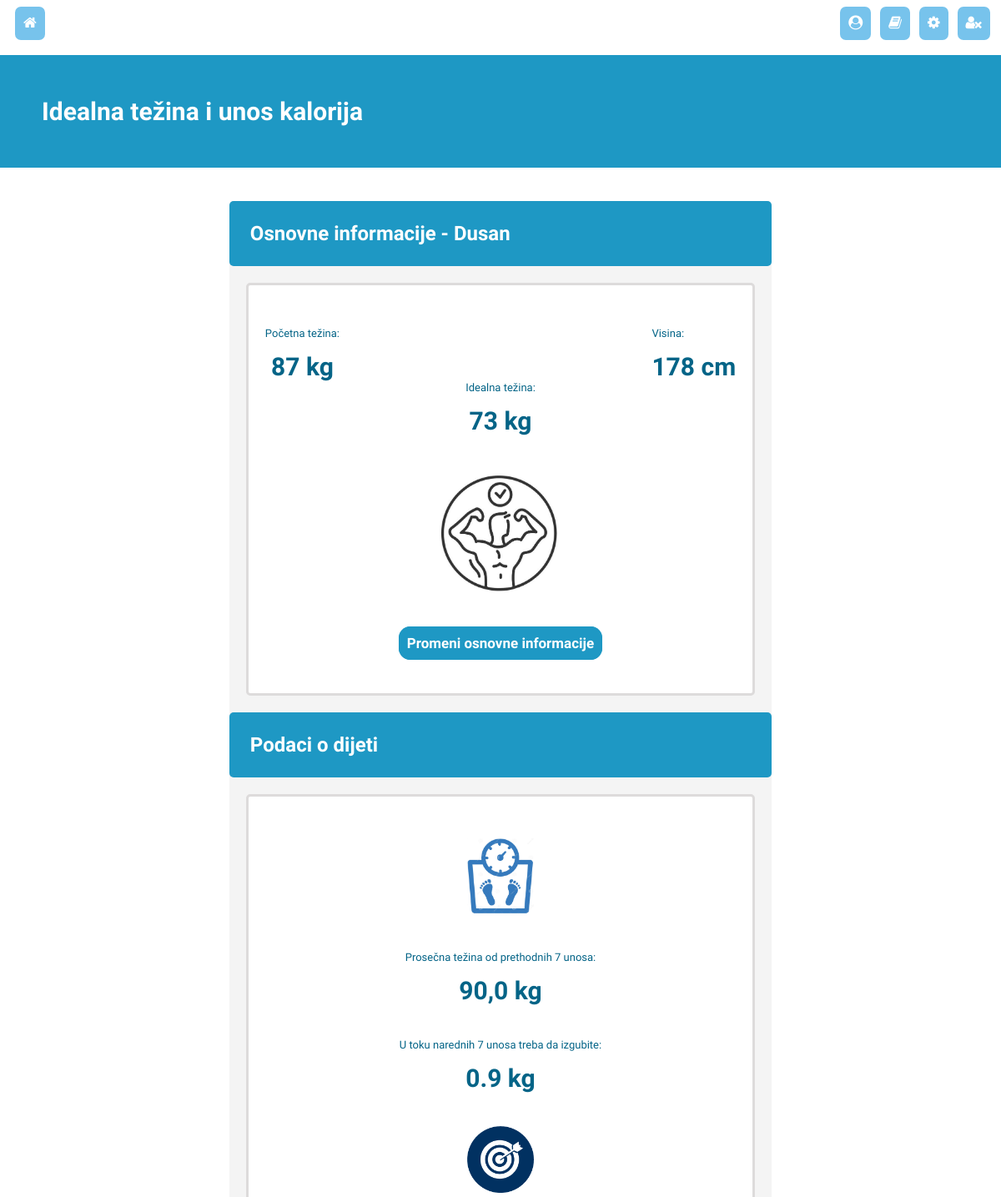
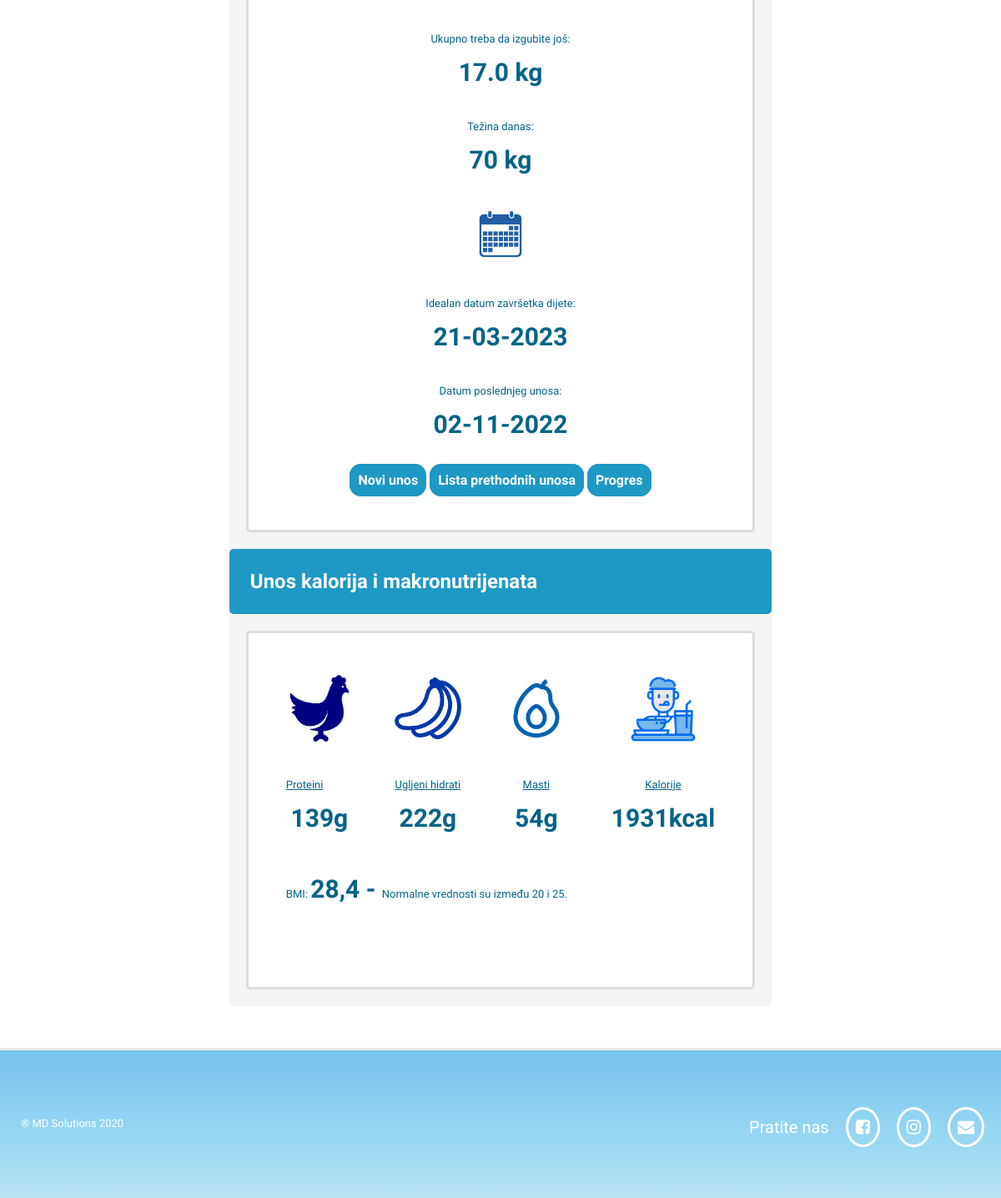
The page /overview/ (signed in) on the database its author committed (2 pictures, top to bottom).
### dijeta_je_meta/models.py (models this page shows, shortened)
class StartUserWeightAndHeight(models.Model):
    owner = models.ForeignKey(User, on_delete=models.CASCADE)
    ime = models.CharField(max_length=25, default="")
    pocetna_tezina = models.IntegerField(
        default=0,
        validators=[
            MaxValueValidator(400),
            MinValueValidator(45)
        ]
    )
    visina = models.IntegerField(
        default=0,
        validators=[
            MaxValueValidator(250),
            MinValueValidator(140)
        ]
    )
    pol_m = "Muški"
    pol_z = "Ženski"
    polovi = [
        (pol_m,"Muški"),
        (pol_z,"Ženski")
    ]
    pol = models.CharField(max_length=6, choices=polovi,default=pol_m)

class CurrentWeight(models.Model):
    owner = models.ForeignKey(User, on_delete=models.CASCADE,blank=True)
    date_added = models.DateTimeField(auto_now_add=True)
    trenutna_tezina = models.IntegerField(
              default=0,
        validators=[
            MaxValueValidator(400),
            MinValueValidator(45)
        ]
    )
    detalji = models.TextField(blank=True)
    class Meta:
       ordering = ['-date_added']

### dijeta_je_meta/views.py (the view)
# urls.py: path("overview/", views.userinfo, name='userinfo'),
@login_required
def userinfo(request):
    info =  request.user.startuserweightandheight_set.all()
    context ={'info':info}
    if StartUserWeightAndHeight.objects.filter(owner=request.user):
        trenutna_tezina = StartUserWeightAndHeight.objects.filter(owner=request.user).first().pocetna_tezina
        idealna_tezina = round(ideal_weight(request))
        bmi = round(StartUserWeightAndHeight.objects.filter(owner=request.user).first().pocetna_tezina / pow(StartUserWeightAndHeight.objects.filter(owner=request.user).first().visina/100,2),1)
        macro_instance = WeightAndMacros(idealna_tezina,trenutna_tezina)
        macro_instance.calculate_macros(context)
        macro_instance.weight_diff(context)
        context['bmi'] = bmi
        context['trenutna_tezina'] = round(trenutna_tezina,1)
    if len(CurrentWeight.objects.filter(owner=request.user)) > 0:
       trenutna_tezina = CurrentWeight.objects.filter(owner=request.user).first().trenutna_tezina
       poslednji_unos = CurrentWeight.objects.filter(owner=request.user).first().date_added
       context['trenutna_tezina'] = trenutna_tezina
       context['poslednji_unos']=poslednji_unos
    if len(CurrentWeight.objects.filter(owner=request.user)) > 6:
        week = round(week_avg(request),1)
        bmi = round(week / pow(StartUserWeightAndHeight.objects.filter(owner=request.user).first().visina/100,2),1)
        macro_instance = WeightAndMacros(idealna_tezina,week)
        macro_instance.calculate_macros(context)
        macro_instance.weight_diff(context)
        context['bmi'] = bmi
        context['week_avg'] = week
    return render(request, "dijeta_je_meta/userinfo.html", context)

### dijeta_je_meta/views.py (called while the page is built)
def week_avg(request):
    counter = 6
    counter2 = 0
    while len(CurrentWeight.objects.filter(owner=request.user)) > counter:
        c = CurrentWeight.objects.filter(owner=request.user).order_by('date_added')[counter2:counter+1]
        counter += 7
        counter2 += 7
        week_avg = 0
        for i in range(7): # Sa for loopom ides kroz elemente liste koju si iznad napravio u query-ju!
            week_avg += c[i].trenutna_tezina
        week_avg = round(week_avg/7,2)
    return week_avg

def ideal_weight(request):
    if StartUserWeightAndHeight.objects.filter(owner=request.user):
        if StartUserWeightAndHeight.objects.filter(owner=request.user).first().pol == "Мuški":
           ideal_kg = 50+(0.91*(StartUserWeightAndHeight.objects.filter(owner=request.user).first().visina-152.4))
        else:
            ideal_kg = 50+(0.91*(StartUserWeightAndHeight.objects.filter(owner=request.user).first().visina-152.4))
        return ideal_kg

    def calculate_macros(self,context):
     context['proteini'] = self.protein
     context['idealna_tezina'] = self.idealna
     if self.trenutna > self.idealna:
        self.calories = self.calories - ((self.trenutna*2.2*13)*25/100)
        fat = round(self.calories*25/100/9)
        carbs = round(((self.calories- (self.protein*4 + fat*9))/4))
     elif self.trenutna < self.idealna:
        self.calories = self.calories + ((self.trenutna*2.2*13)*25/100)
        fat = round(self.calories*25/100/9)
        carbs = round((self.calories - (self.protein*4 + fat*9))/4)
     else:
        fat = round(self.calories*25/100/9)
        carbs = round((self.calories - (self.protein*4 + fat*9))/4)
     context['kalorije'] = round(self.calories)
     context['masti'] = fat
     context['carbs'] = carbs
     return context

### dijeta_je_meta/templates/dijeta_je_meta/userinfo.html (shortened to what this page needs)
{% extends "dijeta_je_meta/base.html" %}
{% load static %}
{% block content %}
<p id="first-header">Idealna težina i unos kalorija</p>
<div class="center-main">
<div id="userinfo">
  {% for i in info %}
    <h2 class="info-header">Osnovne informacije - {{i.ime}}</h2>
    <div class="inner-info">
      <div class="info-flex">
        <div id="space">
          <p>Početna težina:</p>
          <p class="info-highlight"> {{i.pocetna_tezina}} kg</p>
        </div>
        <div>
          <p>Visina:</p>
          <p class="info-highlight"> {{i.visina}} cm</p>
        </div>
      </div>
      <div class="center">
        <div>
          <p>Idealna težina: </p>
          <p class="info-highlight">{{idealna_tezina}} kg</p>
        </div>
        <img src="../../static/dijeta_je_meta/images/ideal logo.png" alt="idealna tezina" class="resize">
      </div>
      <div class="center">
        <a href="{% url 'updateinfo' i.id %}" class="button" id="info-button">Promeni osnovne informacije</a>
      </div>
    </div>
    <h2 class="info-header">Podaci o dijeti</h2>
    <div class="center">
    <div class="inner-info">
      {% if week_avg > 0 %}
      <img src="../../static/dijeta_je_meta/images/scale_logo2.png" alt="idealna tezina" class="resize2" class="center">
      <div class="p-space">
        <p>Prosečna težina od prethodnih 7 unosa: </p>
        <p class="info-highlight"> {{week_avg}} kg </p>
      </div>
      {% else %}
      <img src="../../static/dijeta_je_meta/images/scale_logo2.png" alt="slika vage" class="resize2" class="center">
      <div class="p-space">
        <p>Prosečna težina od prethodnih 7 unosa: </p>
        <p class="info-highlight"> Nemate 7 unosa </p>
      </div>
      {% endif %}
      <div class="p-space">
        <p>{{prosek|slice:43}}</p>
        <p class="info-highlight">{{prosek|slice:"43:51"}}</p>
      </div>
      <img src="../../static/dijeta_je_meta/images/target-icon-png-17.png" alt="slika mete" class="resize2" class="center">
      <div class="p-space">
        <p>{{razlika|slice:30}}</p>
        <p class="info-highlight">{{razlika|slice:"30:"}}</p>
      </div>
      <div class="p-space">
        <p>Težina danas:</p>
        <p class="info-highlight">{{trenutna_tezina}} kg</p>
      </div>
      <img src="../../static/dijeta_je_meta/images/c1-removebg-preview.png" alt="slika kalendara" class="resize2" class="center">
      <div class="p-space">
        <p>{{kraj|slice:31}}</p>
        <p class="info-highlight">{{kraj|slice:"31:"}}</p>
      </div>
      {% if poslednji_unos %}
      <div class="p-space">
        <p>Datum poslednjeg unosa:</p>
        <p class="info-highlight">{{poslednji_unos|date:"d-m-Y"}}</p>
      </div>
      {% else %}
      <p>Datum poslednjeg unosa: - Nemate nijedan unos </p>
      {% endif %}
      <a href="{% url 'currentweight' %}"class="button">Novi unos</a>
      <a href="{% url 'weightlist' %}" class="button">Lista prethodnih unosa</a>
      <a href="{% url 'history' %}" class="button">Progres</a>
    </div>
  </div>
  <h2 class="info-header">Unos kalorija i makronutrijenata</h2>
  <div class="inner-info">
    <div class="info-flex">
      <div class="macro">
        <img src="../../static/dijeta_je_meta/images/images.png" alt="slika kokoske" class="resize2" class="center">
        <p class="underline">Proteini</p>
        <p class="info-highlight">{{proteini}}g</p>
      </div>
      <div class="macro">
        <div class="center">
        <img src="../../static/dijeta_je_meta/images/banana-3-xxl.png" alt="slika banane" class="resize2">
        <p class="underline">Ugljeni hidrati</p>
        <p class="info-highlight">{{carbs}}g</p>
      </div>
      </div>
      <div class="macro">
        <div class="center">
        <img src="../../static/dijeta_je_meta/images/png-clipart-computer-icons-avocado-fruit-avocados-food-text-removebg-preview.png" alt="slika banane" class="resize2">
        <p class="underline">Masti</p>
        <p class="info-highlight">{{masti}}g</p>
      </div>
      </div>
      <div class="macro">
        <div class="center">
        <img src="../../static/dijeta_je_meta/images/Screenshot_4-removebg-preview.png" alt="slika banane" class="resize2">
        <p class="underline">Kalorije</p>
        <p class="info-highlight">{{kalorije}}kcal</p>
      </div>
      </div>
    </div>
    <p class="macro">BMI: <span class="info-highlight">{{bmi}} - </span>Normalne vrednosti su između 20 i 25.</p>
  </div>
    {% empty %}
      <a href="{% url 'createinfo' %}">Unesite inicijani set podataka</a>
  {% endfor %}
</div>
</div>
{% endblock %}

### dijeta_je_meta/static/dijeta_je_meta/css/other.css (style rules this page uses)
html { font-family: 'Abril Fatface', cursive; font-family: 'Koulen', cursive; font-family: 'Life Savers', cursive; font-family: 'Merriweather', serif; font-family: 'Philosopher', sans-serif; font-family: 'Radio Canada', sans-serif; scroll-behavior: smooth; }
* { box-sizing: border-box; padding: 0; margin: 0; }
p { font-size: 25px; }
.button { padding: 7px; background-color: rgb(30, 152, 196); color: white; border-style: solid; border-radius: 14px; border-color: rgb(30, 152, 196); font-weight: 1000; text-decoration: none; }
#first-header { background-color: rgb(30, 152, 196); color: white; font-weight: bold; padding:50px; font-size: 30px; }
.center-main { margin-top: 40px; display: flex; justify-content: center; margin-bottom: 50px; }
#userinfo { background-color: rgb(244, 244, 244); border-radius: 5px; }
.info-header { background-color: rgb(30, 152, 196); color: white; font-weight: bold; padding: 25px; border-radius: 5px; }
.inner-info { padding-top: 50px; padding-bottom: 50px; padding-left: 20px; padding-right: 20px; border-radius: 5px; background-color: white; color: rgb(4, 100, 135); margin: 20px; border-color: rgb(221, 219, 219); border-style: solid; }
.info-flex { display: flex; flex-wrap: wrap; justify-content: center; }
#space { margin-right: auto; }
.center { text-align:center; position:relative; }
.resize { width: 150px; margin-top: 40px; margin-bottom: 40px; }
#info-button { text-align: center; margin-top: 15px; font-weight: bold; font-size: 17px; }
.info-highlight { text-align: center; margin-top: 15px; font-size: 30px; font-weight: bold; }
.p-space { margin-bottom: 40px; }
.resize2 { width: 80px; margin-bottom: 40px; }
.underline { text-decoration: underline; }
.macro { margin-bottom: 50px; padding-left: 25px; padding-right: 25px; }
@media all and (min-width: 1025px) and (max-width: 1200px) { p { font-size: 13px; } }

### rows shown on the page
StartUserWeightAndHeight: ime "Dusan", pocetna_tezina "87", visina "178", idealna_tezina "73", week_avg "90,0", prosek "U toku narednih 7 unosa treba da izgubite:", prosek "0.9 kg", razlika "Ukupno treba da izgubite još:", razlika "17.0 kg", trenutna_tezina "70", kraj "Idealan datum završetka dijete:", kraj "21-03-2023", proteini "139", carbs "222", masti "54", kalorije "1931", bmi "28,4"
CurrentWeight: date_added "02-11-2022"
